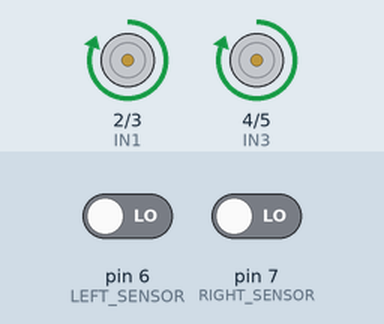
Recording of a sketch running on a simulated Arduino Uno, built with avr-gcc and run on an emulated ATmega328P. Parts: motor-driver pin pairs drawn as motors (green arrow = first pin HIGH = forward, orange = second pin HIGH = backward, longer = more drive). Inputs (shaded band) come from the test bench; at power-on: pin 6 (LEFT_SENSOR) LOW, pin 7 (RIGHT_SENSOR) LOW.

Above: at 1.2 s.
1.3 s: pin 6 (LEFT_SENSOR) driven HIGH
At 2.3 s:
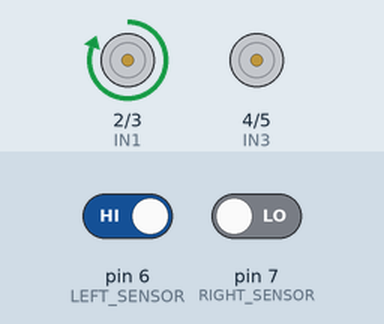
2.8 s: pin 7 (RIGHT_SENSOR) driven HIGH
At 3.6 s:
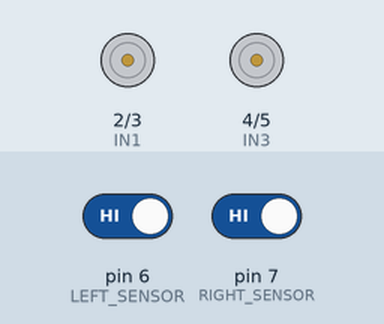
4.3 s: pin 6 (LEFT_SENSOR) driven LOW
At 5.5 s:
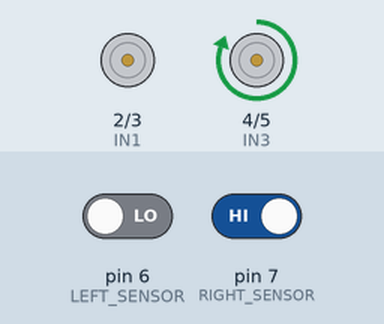
5.8 s: pin 7 (RIGHT_SENSOR) driven LOW
At 7.1 s:
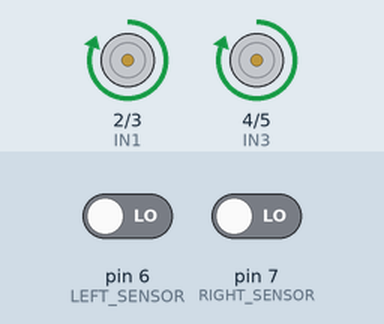
Timing chart, 0 to 8.3 s (numbered marks = the images above; inputs shaded):
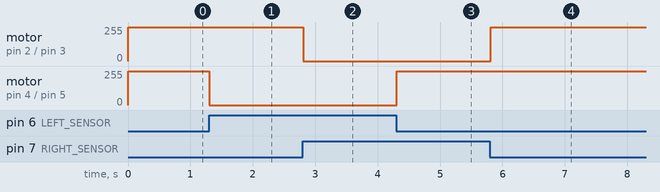

The sketch:

line_following_robot.ino
```cpp
// Two-Sensor Line-Following Robot
// Left IR Sensor -> Pin 6
// Right IR Sensor -> Pin 7
//
// Motor Driver:
// IN1 -> Pin 2
// IN2 -> Pin 3
// IN3 -> Pin 4
// IN4 -> Pin 5

const int LEFT_SENSOR = 6;
const int RIGHT_SENSOR = 7;

const int IN1 = 2;
const int IN2 = 3;
const int IN3 = 4;
const int IN4 = 5;

// Set according to your IR sensor output.
const bool LINE_IS_LOW = true;

bool detectsLine(int pin) {
  int value = digitalRead(pin);

  if (LINE_IS_LOW) {
    return value == LOW;
  }

  return value == HIGH;
}

void moveForward() {
  digitalWrite(IN1, HIGH);
  digitalWrite(IN2, LOW);

  digitalWrite(IN3, HIGH);
  digitalWrite(IN4, LOW);
}

void turnLeft() {
  digitalWrite(IN1, LOW);
  digitalWrite(IN2, LOW);

  digitalWrite(IN3, HIGH);
  digitalWrite(IN4, LOW);
}

void turnRight() {
  digitalWrite(IN1, HIGH);
  digitalWrite(IN2, LOW);

  digitalWrite(IN3, LOW);
  digitalWrite(IN4, LOW);
}

void stopRobot() {
  digitalWrite(IN1, LOW);
  digitalWrite(IN2, LOW);
  digitalWrite(IN3, LOW);
  digitalWrite(IN4, LOW);
}

void setup() {
  pinMode(LEFT_SENSOR, INPUT);
  pinMode(RIGHT_SENSOR, INPUT);

  pinMode(IN1, OUTPUT);
  pinMode(IN2, OUTPUT);
  pinMode(IN3, OUTPUT);
  pinMode(IN4, OUTPUT);

  stopRobot();
}

void loop() {
  bool leftLine = detectsLine(LEFT_SENSOR);
  bool rightLine = detectsLine(RIGHT_SENSOR);

  if (leftLine && rightLine) {
    moveForward();
  }
  else if (leftLine && !rightLine) {
    turnLeft();
  }
  else if (!leftLine && rightLine) {
    turnRight();
  }
  else {
    stopRobot();
  }

  delay(10);
}
```

Measured:
- after the input at 1.3 s, motor on pin 4 (IN3) / pin 5 (IN4): forward 255/255 → stopped at once
- after the input at 2.8 s, motor on pin 2 (IN1) / pin 3 (IN2): forward 255/255 → stopped at once
- after the input at 4.3 s, motor on pin 4 (IN3) / pin 5 (IN4): stopped → forward 255/255 at once
- after the input at 5.8 s, motor on pin 2 (IN1) / pin 3 (IN2): stopped → forward 255/255 at once
